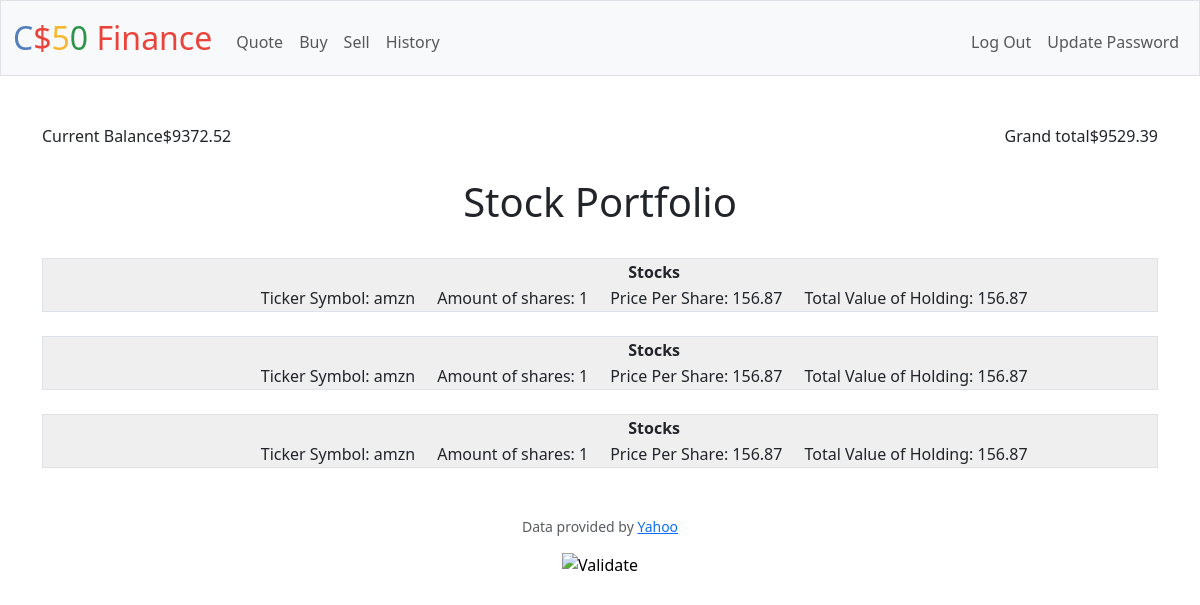
/ (signed in), run on the app's committed database.
### tables this page shows
CREATE TABLE users (id INTEGER PRIMARY KEY AUTOINCREMENT NOT NULL, username TEXT NOT NULL, hash TEXT NOT NULL, cash NUMERIC NOT NULL DEFAULT 10000.00);

CREATE TABLE 'portfolio' ('id' INTEGER NOT NULL, username TEXT NOT NULL, symbol TEXT NOT NULL,'amount' INTEGER NOT NULL,'UserId' INTEGER NOT NULL, 'price_per_share' INTEGER NOT NULL DEFAULT 0, PRIMARY KEY (id), FOREIGN KEY(UserId) REFERENCES users(id));

### app.py (the view)
@app.route("/")
@login_required
def index():
    try:
            cash = db.execute("SELECT cash FROM users WHERE id = ?", session["user_id"])
            portfolio = db.execute("SELECT * FROM portfolio WHERE UserId = ?", session["user_id"])
    except:
        return apology("Account does not exist.", 400)
    return render_template("portfolio.html", results=portfolio, balance=cash)

### app.py (called while the page is built)
@app.after_request
def after_request(response):
    response.headers["Cache-Control"] = "no-cache, no-store, must-revalidate"
    response.headers["Expires"] = 0
    response.headers["Pragma"] = "no-cache"
    return response

### helpers.py (called while the page is built)
def login_required(f):
    @wraps(f)
    def decorated_function(*args, **kwargs):
        if session.get("user_id") is None:
            return redirect("/login")
        return f(*args, **kwargs)
    return decorated_function

### templates/portfolio.html (shortened to what this page needs)
{% extends "layout.html" %}
{% block main %}
<div>
    <div style="display:flex; justify-content:space-between; margin-bottom: 30px;">
        <div>Current Balance{{"$%.2f"|format(balance[0].cash)}}</div>
        <div>Grand total{{"$%.2f"|format((results[0].price_per_share * results[0].amount) + balance[0].cash)}}</div>
    </div>
    <h1>Stock Portfolio</h1>
    {% for result in results %}
    <br>
        <div class="border" style="background-color:#efefef; display: flex; flex-direction:row; justify-content: space-evenly;">
            <table>
                <thead style="width: auto; display:flex; justify-content:center; flex-direction: row;">
                  <tr>
                    <th colspan="2">Stocks</th>
                  </tr>
                </thead>
                <tbody>
                  <tr style="display:flex; flex-direction:row; justify-content:space-evenly;">
                    <br />
                    <td style="display: block; margin-right: 20px;">Ticker Symbol: {{result.symbol}}</td>
                    <td style="display: block; margin-right: 20px;">Amount of shares: {{result.amount}}</td>
                    <td style="display: block; margin-right: 20px;">Price Per Share: {{result.price_per_share}}</td>
                    <td style="display: block; margin-right: 20px;">Total Value of Holding: {{result.price_per_share * result.amount}}</td>
                  </tr>
                </tbody>
                <br>
              </table>
        </div>
    {% endfor %}
</div>
{% endblock %}

### templates/layout.html (shortened to what this page needs)
<!DOCTYPE html>
<html lang="en">
    <head>
        <link href="https://cdn.jsdelivr.net/npm/bootstrap@5.3.2/dist/css/bootstrap.min.css" rel="stylesheet">
        <link href="/static/styles.css" rel="stylesheet">
    </head>
    <body>
        <nav class="bg-light border navbar navbar-expand-md navbar-light">
            <div class="container-fluid">
                <a class="navbar-brand" href="/"><span class="blue">C</span><span class="red">$</span><span class="yellow">5</span><span class="green">0</span> <span class="red">Finance</span></a>
                <div class="collapse navbar-collapse" id="navbar">
                    {% if session["user_id"] %}
                        <ul class="navbar-nav me-auto mt-2">
                            <li class="nav-item"><a class="nav-link" href="/quote">Quote</a></li>
                            <li class="nav-item"><a class="nav-link" href="/buy">Buy</a></li>
                            <li class="nav-item"><a class="nav-link" href="/sell">Sell</a></li>
                            <li class="nav-item"><a class="nav-link" href="/history">History</a></li>
                        </ul>
                        <ul class="navbar-nav ms-auto mt-2">
                            <li class="nav-item"><a class="nav-link" href="/logout">Log Out</a></li>
                            <li class="nav-item"><a class="nav-link" href="/update">Update Password</a></li>
                        </ul>
                    {% else %}
                        <ul class="navbar-nav ms-auto mt-2">
                            <li class="nav-item"><a class="nav-link" href="/register">Register</a></li>
                            <li class="nav-item"><a class="nav-link" href="/login">Log In</a></li>
                        </ul>
                    {% endif %}
                </div>
            </div>
        </nav>
        <main class="container py-5 text-center">
            {% block main %}{% endblock %}
        </main>
        <footer class="mb-5">
            <p class="mb-3 small text-center text-muted">
                Data provided by <a href="https://finance.yahoo.com/">Yahoo</a>
            </p>
            <form action="https://validator.w3.org/check" class="text-center" enctype="multipart/form-data" method="post" target="_blank">
                <input alt="Validate" src="/static/I_heart_validator.png" type="image">
            </form>
        </footer>
    </body>
</html>

### static/styles.css (style rules this page uses)
nav .navbar-brand { font-size: xx-large; }
nav .navbar-brand .blue { color: #537fbe; }
nav .navbar-brand .red { color: #ea433b; }
nav .navbar-brand .yellow { color: #f5b82e; }
nav .navbar-brand .green { color: #2e944b; }

### data on the page
users: cash "$9372.52"
portfolio: price_per_share+amount "$9529.39", symbol "amzn", amount "1", price_per_share "156.87", result.price_per_share*result.amount "156.87"
portfolio: symbol "amzn", amount "1", price_per_share "156.87", result.price_per_share*result.amount "156.87"
portfolio: symbol "amzn", amount "1", price_per_share "156.87", result.price_per_share*result.amount "156.87"
